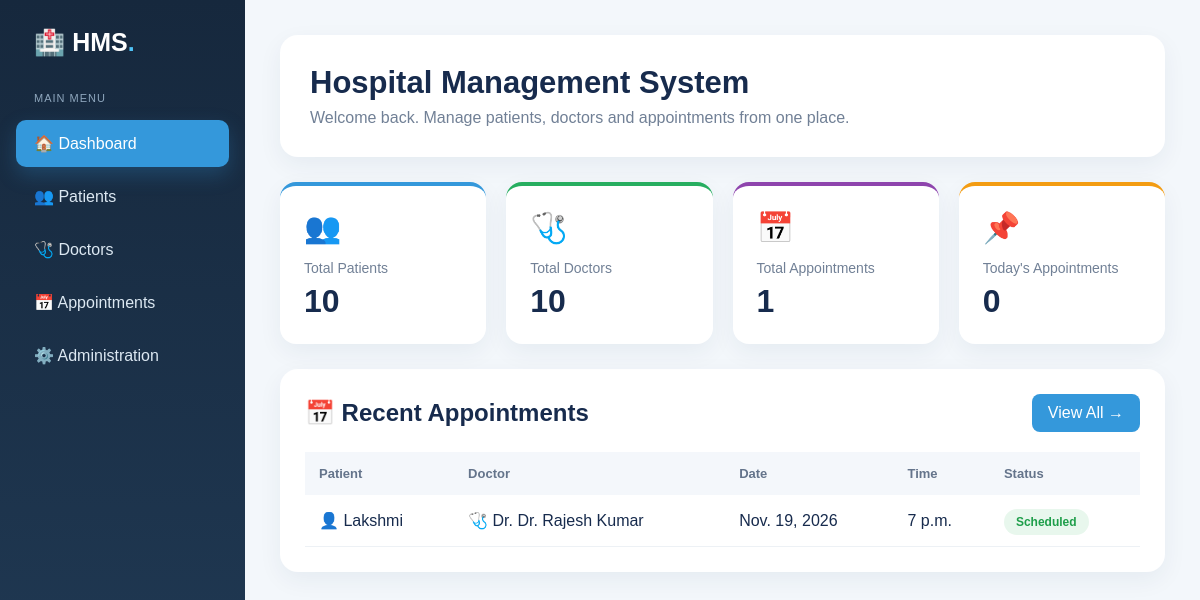
/dashboard/, run on the app's committed database.
### patients/models.py (models this page shows, shortened)
class Appointment(models.Model):
    STATUS_CHOICES = [
        ('Scheduled', 'Scheduled'),
        ('Completed', 'Completed'),
        ('Cancelled', 'Cancelled'),
    ]
    patient = models.ForeignKey(
        Patient,
        on_delete=models.CASCADE
    )
    doctor = models.ForeignKey(
        Doctor,
        on_delete=models.CASCADE
    )
    appointment_date = models.DateField()
    appointment_time = models.TimeField()
    reason = models.TextField()
    status = models.CharField(
        max_length=20,
        choices=STATUS_CHOICES,
        default='Scheduled'
    )
    created_at = models.DateTimeField(
        auto_now_add=True
    )

class Patient(models.Model):
    name = models.CharField(max_length=100)
    age = models.IntegerField()
    gender = models.CharField(max_length=20)
    phone = models.CharField(max_length=15)
    email = models.EmailField()
    address = models.TextField()
    medical_history = models.TextField()

class Doctor(models.Model):
    name = models.CharField(max_length=100)
    specialization = models.CharField(max_length=100)
    phone = models.CharField(max_length=15)
    email = models.EmailField()
    experience = models.IntegerField()
    consultation_fee = models.DecimalField(
        max_digits=10,
        decimal_places=2
    )

### patients/views.py (the view)
def dashboard(request):
    patients_count = Patient.objects.count()
    doctors_count = Doctor.objects.count()
    appointments_count = Appointment.objects.count()
    today = timezone.localdate()
    today_appointments = Appointment.objects.filter(
        appointment_date=today
    ).count()
    recent_appointments = Appointment.objects.select_related(
        'patient',
        'doctor'
    ).order_by(
        '-appointment_date',
        '-appointment_time'
    )[:5]
    return render(
        request,
        'patients/dashboard.html',
        {
            'patients_count': patients_count,
            'doctors_count': doctors_count,
            'appointments_count': appointments_count,
            'today_appointments': today_appointments,
            'recent_appointments': recent_appointments,
        }
    )

### hospital/patients/templates/patients/dashboard.html (shortened to what this page needs)
<!DOCTYPE html>
<html lang="en">
<head>
</head>
<body>
<div class="sidebar">
    <div class="logo">
        🏥 HMS<span>.</span>
    </div>
    <div class="menu-title">
        Main Menu
    </div>
    <div class="menu">
        <a href="{% url 'dashboard' %}" class="active">
            🏠 Dashboard
        </a>
        <a href="{% url 'patient_list' %}">
            👥 Patients
        </a>
        <a href="{% url 'doctor_list' %}">
            🩺 Doctors
        </a>
        <a href="{% url 'appointment_list' %}">
            📅 Appointments
        </a>
        <a href="/admin/">
            ⚙️ Administration
        </a>
    </div>
</div>
<div class="main">
    <div class="header">
        <h1>Hospital Management System</h1>
        <p>
            Welcome back. Manage patients, doctors and appointments from one place.
        </p>
    </div>
    <div class="stats">
        <div class="stat blue">
            <div class="stat-icon">👥</div>
            <div class="stat-title">
                Total Patients
            </div>
            <div class="stat-value">
                {{ patients_count }}
            </div>
        </div>
        <div class="stat green">
            <div class="stat-icon">🩺</div>
            <div class="stat-title">
                Total Doctors
            </div>
            <div class="stat-value">
                {{ doctors_count }}
            </div>
        </div>
        <div class="stat purple">
            <div class="stat-icon">📅</div>
            <div class="stat-title">
                Total Appointments
            </div>
            <div class="stat-value">
                {{ appointments_count }}
            </div>
        </div>
        <div class="stat orange">
            <div class="stat-icon">📌</div>
            <div class="stat-title">
                Today's Appointments
            </div>
            <div class="stat-value">
                {{ today_appointments }}
            </div>
        </div>
    </div>
    <div class="panel">
        <div class="panel-header">
            <h2>
                📅 Recent Appointments
            </h2>
            <a
                href="{% url 'appointment_list' %}"
                class="view-btn">
                View All →
            </a>
        </div>
        {% if recent_appointments %}
        <table>
            <tr>
                <th>Patient</th>
                <th>Doctor</th>
                <th>Date</th>
                <th>Time</th>
                <th>Status</th>
            </tr>
            {% for appointment in recent_appointments %}
            <tr>
                <td>
                    👤 {{ appointment.patient.name }}
                </td>
                <td>
                    🩺 Dr. {{ appointment.doctor.name }}
                </td>
                <td>
                    {{ appointment.appointment_date }}
                </td>
                <td>
                    {{ appointment.appointment_time }}
                </td>
                <td>
                    <span class="badge">
                        {{ appointment.status }}
                    </span>
                </td>
            </tr>
            {% endfor %}
        </table>
        {% else %}
        <div class="empty">
            No appointments available.
        </div>
        {% endif %}
    </div>
</div>
</body>
</html>

### hospital/patients/templates/patients/dashboard.html (style rules this page uses)
* { box-sizing: border-box; }
body { margin: 0; font-family: Arial, sans-serif; background: #f3f7fb; color: #172b4d; }
.sidebar { position: fixed; left: 0; top: 0; width: 245px; height: 100vh; background: linear-gradient(180deg,#16283d,#213b56); padding: 28px 16px; color: white; }
.logo { font-size: 25px; font-weight: bold; padding: 0 18px 35px; }
.logo span { color: #4fc3f7; }
.menu-title { font-size: 11px; color: #8fa7bd; padding: 0 18px 10px; text-transform: uppercase; letter-spacing: 1px; }
.menu a { display: block; padding: 14px 18px; margin: 6px 0; border-radius: 10px; color: #dce8f2; text-decoration: none; transition: .2s; }
.menu a:hover, .menu a.active { background: #3498db; color: white; box-shadow: 0 8px 20px rgba(52,152,219,.25); }
.main { margin-left: 245px; padding: 35px; }
.header { background: white; padding: 30px; border-radius: 18px; box-shadow: 0 8px 25px rgba(20,50,80,.06); margin-bottom: 25px; }
.header h1 { margin: 0 0 8px; font-size: 31px; }
.header p { margin: 0; color: #718096; }
.stats { display: grid; grid-template-columns: repeat(4,1fr); gap: 20px; margin-bottom: 25px; }
.stat { background: white; padding: 24px; border-radius: 16px; box-shadow: 0 8px 25px rgba(20,50,80,.06); }
.stat-icon { font-size: 30px; margin-bottom: 15px; }
.stat-title { color: #718096; font-size: 14px; }
.stat-value { font-size: 32px; font-weight: bold; margin-top: 7px; }
.blue { border-top: 4px solid #3498db; }
.green { border-top: 4px solid #27ae60; }
.purple { border-top: 4px solid #8e44ad; }
.orange { border-top: 4px solid #f39c12; }
.panel { background: white; padding: 25px; border-radius: 18px; box-shadow: 0 8px 25px rgba(20,50,80,.06); }
.panel-header { display: flex; justify-content: space-between; align-items: center; margin-bottom: 20px; }
.panel-header h2 { margin: 0; }
.view-btn { background: #3498db; color: white; padding: 10px 16px; border-radius: 8px; text-decoration: none; }
table { width: 100%; border-collapse: collapse; }
th { text-align: left; padding: 14px; background: #f4f7fb; color: #64748b; font-size: 13px; }
td { padding: 16px 14px; border-bottom: 1px solid #edf1f5; }
.badge { padding: 6px 12px; border-radius: 20px; background: #e8f7ed; color: #1e9e4a; font-size: 12px; font-weight: bold; }

### data on the page
Appointment: patient.name "Lakshmi", doctor.name "Dr. Rajesh Kumar", appointment_date "Nov. 19, 2026", appointment_time "7 p.m.", status "Scheduled"

### other printed values
{{ patients_count }} "10"
{{ doctors_count }} "10"
{{ appointments_count }} "1"
{{ today_appointments }} "0"
